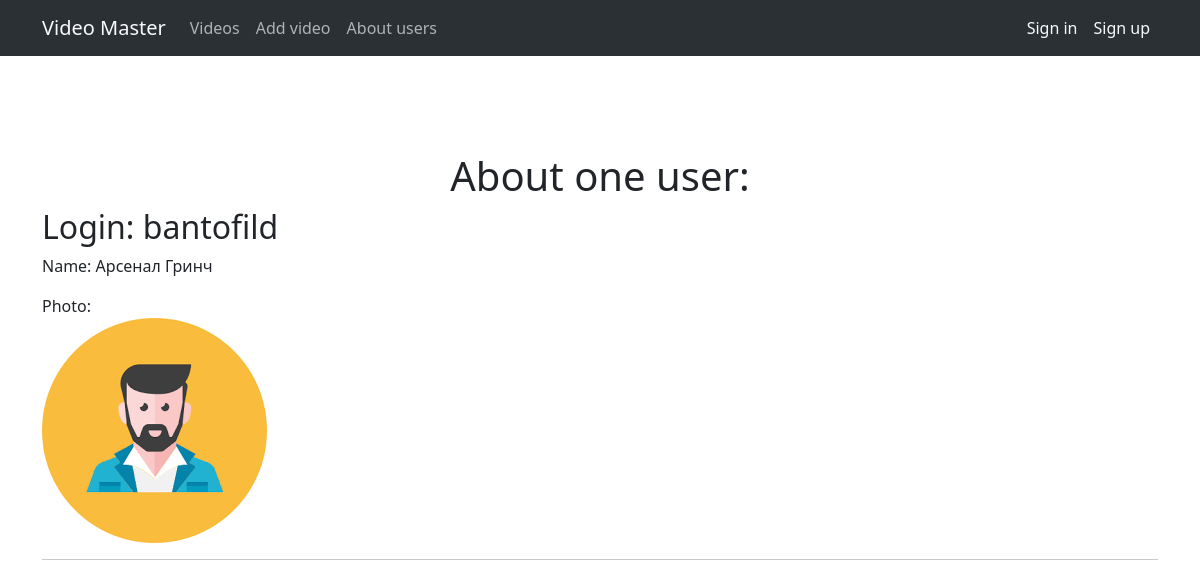
The app's page /user/arsenal-grinch/ with its own data.
### mainapp/models.py (models this page shows, shortened)
class User(models.Model):
    login = models.CharField(max_length=255, verbose_name='Логин')
    slug = models.SlugField(max_length=255, unique=True, db_index=True, verbose_name='URL')
    first_name = models.CharField(max_length=255, verbose_name='Имя')
    last_name = models.CharField(max_length=255, verbose_name='Фамилия')
    password = models.CharField(max_length=255)
    icon = models.ImageField(upload_to='icons/', verbose_name='Аватар')
    class Meta:
        verbose_name = 'Пользователь/автор'
        verbose_name_plural = 'Пользователи/авторы'
        ordering = ['login', 'last_name', 'first_name']

### mainapp/views.py (the view)
# urls.py: path('user/<slug:user_slug>/', user, name='user'),
def user(request, user_slug):
    user = get_object_or_404(User, slug=user_slug)
    context = {
        'user': user
    }
    return render(request, 'mainapp/user.html', context=context)

### mainapp/templates/mainapp/user.html
{% extends 'mainapp/base.html' %}
{% block content %}
    <h1 class="text-center mt-5 pt-5">About one user:</h1>
    <h2>Login: {{ user.login }}</h2>
    <p>Name: {{ user.first_name }} {{ user.last_name }}</p>
    <div>Photo:</div>
    <p><img src="/media/{{user.icon}}" alt=""></p>
    <hr>
{% endblock %}

### records on screen
User: login "bantofild", first_name "Арсенал", last_name "Гринч", icon (picture)
